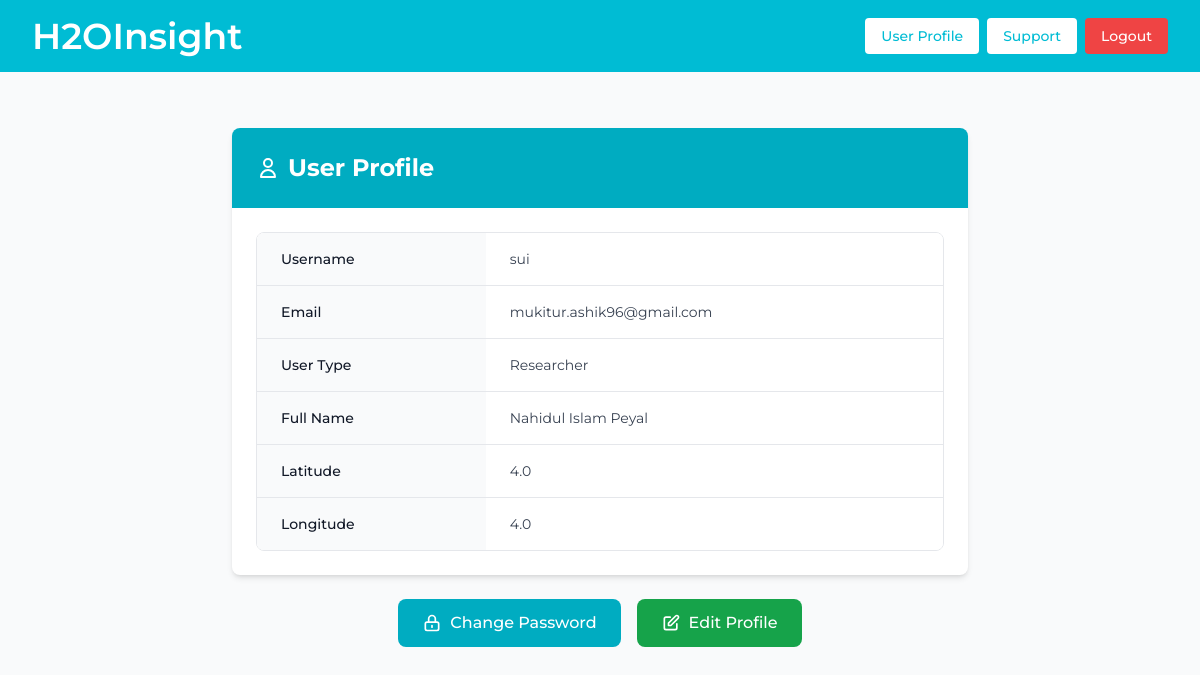
Screenshot of /profile (signed in) with the database file from the repository.
### tables this page shows
CREATE TABLE users (
    user_id INTEGER PRIMARY KEY AUTOINCREMENT,
    user_name TEXT NOT NULL UNIQUE,
    email TEXT NOT NULL UNIQUE,
    password_hash TEXT NOT NULL,
    user_type TEXT NOT NULL CHECK (user_type IN ('A', 'R', 'V')),
    latitude REAL DEFAULT 0.00,
    longitude REAL DEFAULT 0.00,
    first_name TEXT,
    last_name TEXT,
    is_confirmed BOOLEAN DEFAULT FALSE,
    email_verification_token TEXT DEFAULT NULL
);

### routes/profile.py (the view)
@profile_bp.route("/profile")
def profile():
    cur, db = get_cursor()
    cur.execute("SELECT * FROM users WHERE user_id = ?", (int(session.get("user_id")), ))
    user_tuple = cur.fetchall()[0]
    cur.close()
    db.close()
    if user_tuple[4] == "A":
        user_type = "Admin"
    elif user_tuple[4] == "R":
        user_type = "Researcher"
    else:
        user_type = "Viewer"
    user = {
        "user_name" : user_tuple[1],
        "email" : user_tuple[2],
        "user_type" : user_type,
        "latitude" : user_tuple[5],
        "longitude" : user_tuple[6],
        "first_name" : user_tuple[7],
        "last_name" : user_tuple[8]
    }
    return render_template("profile.html", user=user)

### models/db.py (called while the page is built)
def get_cursor(dictionary=False):
    db = sqlite3.connect(DB_PATH)
    db.execute("PRAGMA foreign_keys = ON")
    if dictionary:
        db.row_factory = sqlite3.Row
    cur = db.cursor()
    return cur, db

### templates/profile.html (shortened to what this page needs)
{% extends "layout.html" %}
{% block main %}
<div class="max-w-3xl mx-auto px-4 py-8">
    <div class="bg-white rounded-lg shadow-md overflow-hidden mb-6">
        <div class="bg-primary-600 text-white py-6 px-6">
            <h2 class="text-2xl font-bold flex items-center">
                <svg class="w-6 h-6 mr-2" fill="none" stroke="currentColor" viewBox="0 0 24 24" xmlns="http://www.w3.org/2000/svg">
                    <path stroke-linecap="round" stroke-linejoin="round" stroke-width="2" d="M16 7a4 4 0 11-8 0 4 4 0 018 0zM12 14a7 7 0 00-7 7h14a7 7 0 00-7-7z"></path>
                </svg>
                User Profile
            </h2>
        </div>
        <div class="p-6">
            <div class="overflow-hidden bg-white rounded-lg border border-gray-200">
                <table class="min-w-full divide-y divide-gray-200">
                    <tbody class="divide-y divide-gray-200">
                        <tr class="bg-white">
                            <td class="px-6 py-4 whitespace-nowrap text-sm font-medium text-gray-900 bg-gray-50 w-1/3">Username</td>
                            <td class="px-6 py-4 whitespace-nowrap text-sm text-gray-700">{{ user.user_name }}</td>
                        </tr>
                        <tr class="bg-white">
                            <td class="px-6 py-4 whitespace-nowrap text-sm font-medium text-gray-900 bg-gray-50">Email</td>
                            <td class="px-6 py-4 whitespace-nowrap text-sm text-gray-700">{{ user.email }}</td>
                        </tr>
                        <tr class="bg-white">
                            <td class="px-6 py-4 whitespace-nowrap text-sm font-medium text-gray-900 bg-gray-50">User Type</td>
                            <td class="px-6 py-4 whitespace-nowrap text-sm text-gray-700">
                                {% if user.user_type == "A" %}
                                    <span class="px-2 py-1 text-xs font-semibold rounded-full bg-blue-100 text-blue-800">Administrator</span>
                                {% elif user.user_type == "R" %}
                                    <span class="px-2 py-1 text-xs font-semibold rounded-full bg-green-100 text-green-800">Researcher</span>
                                {% elif user.user_type == "V" %}
                                    <span class="px-2 py-1 text-xs font-semibold rounded-full bg-purple-100 text-purple-800">Viewer</span>
                                {% else %}
                                    {{ user.user_type }}
                                {% endif %}
                            </td>
                        </tr>
                        {% if user.first_name and user.last_name %}
                        <tr class="bg-white">
                            <td class="px-6 py-4 whitespace-nowrap text-sm font-medium text-gray-900 bg-gray-50">Full Name</td>
                            <td class="px-6 py-4 whitespace-nowrap text-sm text-gray-700">{{ user.first_name }} {{ user.last_name }}</td>
                        </tr>
                        {% endif %}
                        {% if user.latitude %}
                        <tr class="bg-white">
                            <td class="px-6 py-4 whitespace-nowrap text-sm font-medium text-gray-900 bg-gray-50">Latitude</td>
                            <td class="px-6 py-4 whitespace-nowrap text-sm text-gray-700">{{ user.latitude }}</td>
                        </tr>
                        {% endif %}
                        {% if user.longitude %}
                        <tr class="bg-white">
                            <td class="px-6 py-4 whitespace-nowrap text-sm font-medium text-gray-900 bg-gray-50">Longitude</td>
                            <td class="px-6 py-4 whitespace-nowrap text-sm text-gray-700">{{ user.longitude }}</td>
                        </tr>
                        {% endif %}
                    </tbody>
                </table>
            </div>
        </div>
    </div>
    <div class="flex flex-col sm:flex-row gap-4 justify-center">
        <form action="change_password" method="get" class="w-full sm:w-auto">
            <button type="submit" class="w-full py-3 px-6 flex items-center justify-center bg-primary-600 hover:bg-primary-700 text-white font-medium rounded-lg transition-colors duration-200 focus:outline-none focus:ring-2 focus:ring-primary-500 focus:ring-offset-2">
                <svg class="w-5 h-5 mr-2" fill="none" stroke="currentColor" viewBox="0 0 24 24" xmlns="http://www.w3.org/2000/svg">
                    <path stroke-linecap="round" stroke-linejoin="round" stroke-width="2" d="M12 15v2m-6 4h12a2 2 0 002-2v-6a2 2 0 00-2-2H6a2 2 0 00-2 2v6a2 2 0 002 2zm10-10V7a4 4 0 00-8 0v4h8z"></path>
                </svg>
                Change Password
            </button>
        </form>
        <form action="edit_profile" method="get" class="w-full sm:w-auto">
            <button type="submit" class="w-full py-3 px-6 flex items-center justify-center bg-green-600 hover:bg-green-700 text-white font-medium rounded-lg transition-colors duration-200 focus:outline-none focus:ring-2 focus:ring-green-500 focus:ring-offset-2">
                Edit Profile
            </button>
        </form>
    </div>
</div>
{% endblock %}

### rows the page displays
users: user_name "sui", email "mukitur.ashik96@gmail.com", first_name "Nahidul Islam", last_name "Peyal", latitude "4.0", longitude "4.0"

### other values shown
{{ user.user_type }} "Researcher"
